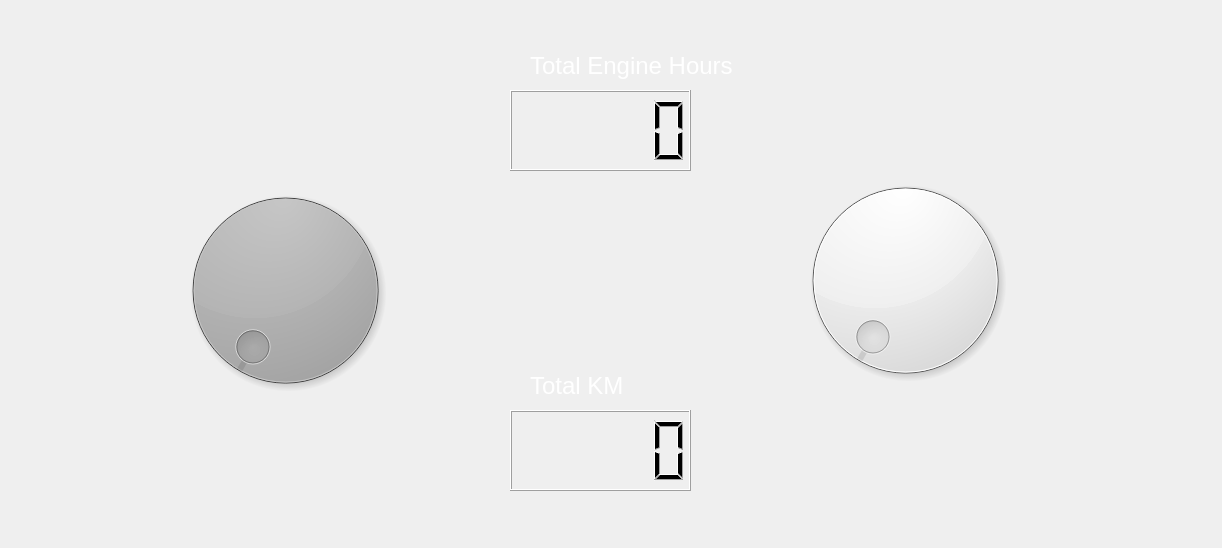
<?xml version="1.0" encoding="UTF-8"?>
<ui version="4.0">
 <class>MetereDashboard</class>
 <widget class="QDialog" name="MetereDashboard">
  <property name="geometry">
   <rect>
    <x>0</x>
    <y>0</y>
    <width>1222</width>
    <height>548</height>
   </rect>
  </property>
  <property name="windowTitle">
   <string>Dialog</string>
  </property>
  <widget class="QLabel" name="label">
   <property name="geometry">
    <rect>
     <x>80</x>
     <y>80</y>
     <width>421</width>
     <height>411</height>
    </rect>
   </property>
   <property name="text">
    <string/>
   </property>
   <property name="pixmap">
    <pixmap resource="Images.qrc">:/new/speedometer/Speedometer.png</pixmap>
   </property>
   <property name="scaledContents">
    <bool>true</bool>
   </property>
  </widget>
  <widget class="QLabel" name="label_2">
   <property name="geometry">
    <rect>
     <x>700</x>
     <y>80</y>
     <width>421</width>
     <height>411</height>
    </rect>
   </property>
   <property name="text">
    <string/>
   </property>
   <property name="pixmap">
    <pixmap resource="Images.qrc">:/new/speedometer/Speedometer.png</pixmap>
   </property>
   <property name="scaledContents">
    <bool>true</bool>
   </property>
  </widget>
  <widget class="QDial" name="dial">
   <property name="geometry">
    <rect>
     <x>170</x>
     <y>170</y>
     <width>231</width>
     <height>241</height>
    </rect>
   </property>
   <property name="styleSheet">
    <string notr="true">background-color: rgb(0, 0, 0);</string>
   </property>
  </widget>
  <widget class="QDial" name="dial_2">
   <property name="geometry">
    <rect>
     <x>790</x>
     <y>160</y>
     <width>231</width>
     <height>241</height>
    </rect>
   </property>
  </widget>
  <widget class="QLCDNumber" name="lcdNumber">
   <property name="geometry">
    <rect>
     <x>510</x>
     <y>410</y>
     <width>181</width>
     <height>81</height>
    </rect>
   </property>
  </widget>
  <widget class="QLabel" name="label_3">
   <property name="geometry">
    <rect>
     <x>530</x>
     <y>360</y>
     <width>131</width>
     <height>51</height>
    </rect>
   </property>
   <property name="font">
    <font>
     <pointsize>18</pointsize>
    </font>
   </property>
   <property name="styleSheet">
    <string notr="true">color: rgb(255, 255, 255);</string>
   </property>
   <property name="text">
    <string>Total KM</string>
   </property>
  </widget>
  <widget class="QLabel" name="label_4">
   <property name="geometry">
    <rect>
     <x>530</x>
     <y>40</y>
     <width>281</width>
     <height>51</height>
    </rect>
   </property>
   <property name="font">
    <font>
     <pointsize>18</pointsize>
    </font>
   </property>
   <property name="styleSheet">
    <string notr="true">color: rgb(255, 255, 255);</string>
   </property>
   <property name="text">
    <string>Total Engine Hours</string>
   </property>
  </widget>
  <widget class="QLCDNumber" name="lcdNumber_2">
   <property name="geometry">
    <rect>
     <x>510</x>
     <y>90</y>
     <width>181</width>
     <height>81</height>
    </rect>
   </property>
  </widget>
 </widget>
 <resources>
  <include location="Images.qrc"/>
 </resources>
 <connections/>
</ui>
